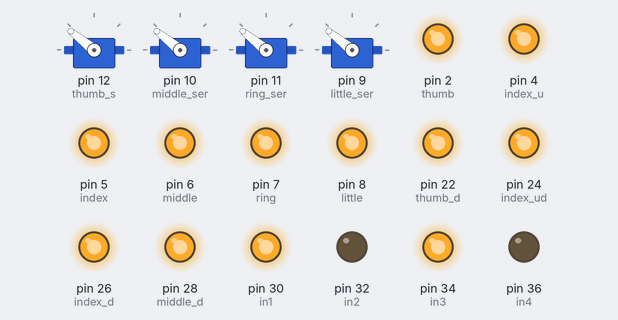
Bench run of a sketch on a simulated Arduino Mega 2560, built with avr-gcc and run on an emulated ATmega2560. Parts: 4 × servo, output pins drawn as LEDs (lit = HIGH). At 0.0 s the program stops and its outputs stay as they are.

Above: at 0.1 s.
Timing chart, 0 to 1.5 s (numbered marks = the images above):
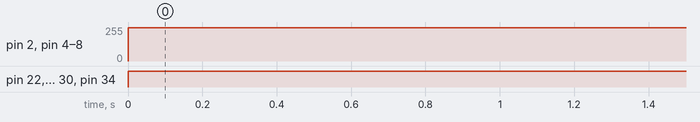

The sketch:

power_down.ino
```cpp
 #include <Servo.h>

Servo thumb2;
Servo middle2;
Servo ring2;
Servo little2;
//Servo thumb_pp;
int pos;
int thumb=2;//pq
int thumb_d=22;

int index=5;//pq
int index_d=26;
int index_u=4;//pq
int index_ud=24;
int middle=6;//pq
int middle_d=28;

int ring=7;//pq


int little=8;//pq

int little_ser=9;//pwm
int thumb_s=12;//pwm
int middle_ser=10;//pwm
int ring_ser=11;//pwm

#define in1 30
#define in2 32
#define in3 34
#define in4 36

void setup() {
  // put your setup code here, to run once:
pinMode(thumb, OUTPUT);
Serial.begin(9600);
pinMode(thumb_d, OUTPUT);
pinMode(thumb_s, OUTPUT);
pinMode(index_d, OUTPUT);
pinMode(index_u, OUTPUT);
pinMode(index_ud, OUTPUT);
pinMode(middle_d, OUTPUT);
pinMode(middle_ser, OUTPUT);
pinMode(ring, OUTPUT);
//pinMode(ring_d, OUTPUT);
pinMode(ring_ser, OUTPUT);
pinMode(little, OUTPUT);
//pinMode(little_d, OUTPUT);
//Serial.begin(9600);
pinMode(little_ser, OUTPUT);
thumb2.attach(12);
middle2.attach(10);
ring2.attach(11);
little2.attach(9);
//thumb_2.attach(12)
pinMode(in1, OUTPUT);
pinMode(in2, OUTPUT);
pinMode(in3, OUTPUT);
pinMode(in4, OUTPUT);
}

void loop()
{

//digitalWrite(thumb_d,LOW);
digitalWrite(thumb_d,HIGH);
  ///
//digitalWrite(index_ud,LOW);
digitalWrite(index_ud,HIGH);
 ///
//digitalWrite(index_d,LOW);
digitalWrite(index_d,HIGH);
  ///
//digitalWrite(middle_d,LOW);
digitalWrite(middle_d,HIGH);
  ///


//HIGH RETRACT LOW UP(A+,B-)
analogWrite(thumb,250);
//
analogWrite(index_u,250);
//
analogWrite(index,250);
//
analogWrite(middle,250);
//

//

    //digitalWrite(in1, LOW);///UP
    //digitalWrite(in2, HIGH);///UP
   digitalWrite(in1, HIGH);///DOWN
    digitalWrite(in2, LOW);///DOWN
    analogWrite(ring,250);
    //
    //digitalWrite(in3, LOW);//UP
    //digitalWrite(in4, HIGH);//UP
    digitalWrite(in3, HIGH);//DOWN
    digitalWrite(in4, LOW);//DOWN
    analogWrite(little, 250);


thumb2.writeMicroseconds(2000);
middle2.writeMicroseconds(2000);
ring2.writeMicroseconds(2000);
little2.writeMicroseconds(2000);
while(1);
}
```

Measured:
- by itself, pin 2 (thumb), pin 4 (index_u), pin 5 (index), pin 6 (middle), pin 7 (ring), pin 8 (little): 0/255 → 250/255 at 0.00 s
- by itself, pin 22 (thumb_d), pin 24 (index_ud), pin 26 (index_d), pin 28 (middle_d), pin 30 (in1), pin 34 (in3): LOW → HIGH at 0.00 s
